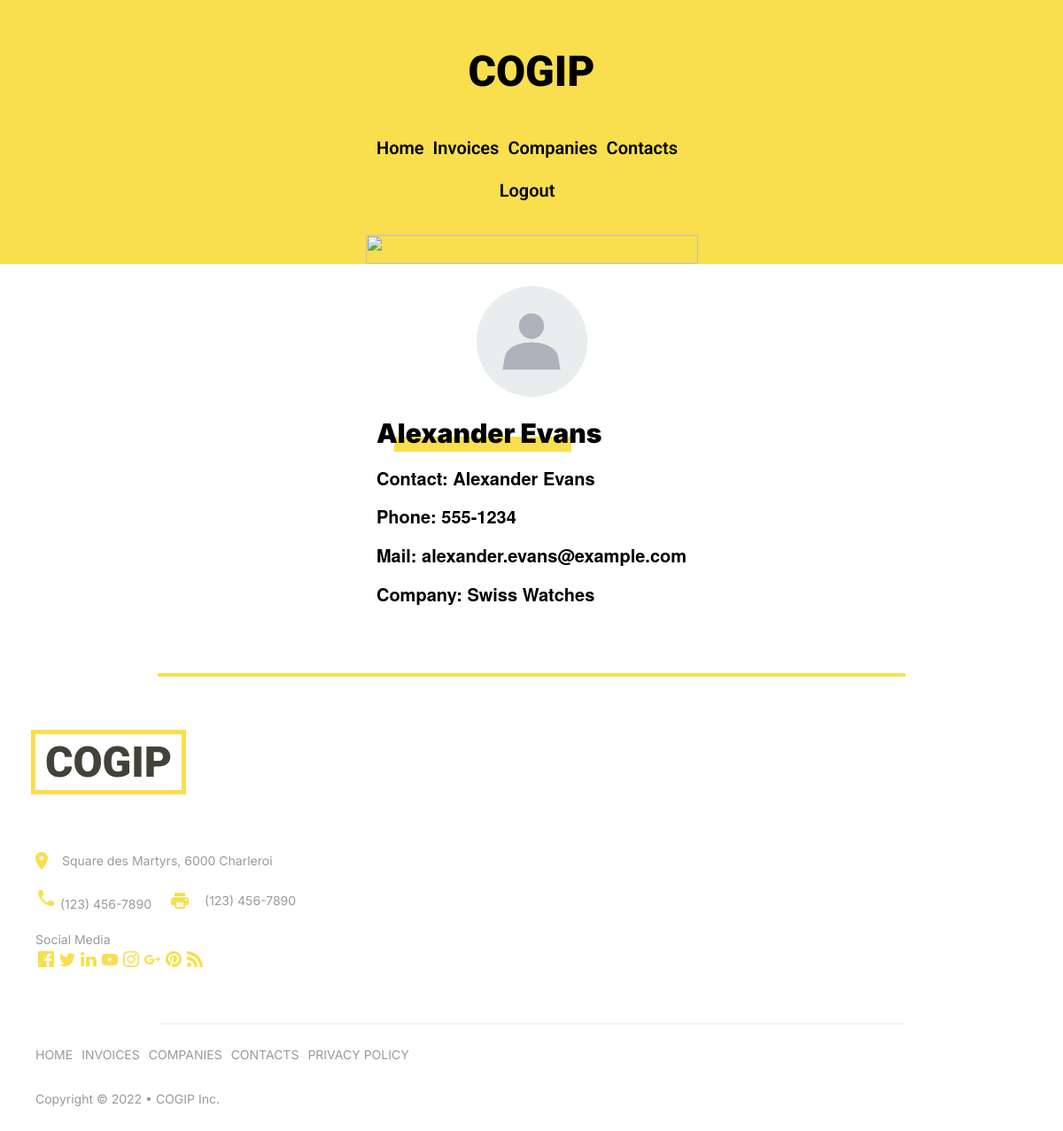
/base/contact&contactId=30 (signed in), run on the app's committed database.
### tables this page shows
CREATE TABLE `contacts` (
  `id` int(11) NOT NULL,
  `name` varchar(50) NOT NULL,
  `company_id` int(11) NOT NULL,
  `email` varchar(50) NOT NULL,
  `phone` varchar(50) NOT NULL,
  `created_at` datetime NOT NULL,
  `updated_at` datetime NOT NULL
);

CREATE TABLE `companies` (
  `id` int(11) NOT NULL,
  `name` varchar(50) NOT NULL,
  `type_id` int(11) NOT NULL,
  `country` varchar(50) NOT NULL,
  `tva` varchar(50) NOT NULL,
  `created_at` datetime NOT NULL,
  `updated_at` datetime NOT NULL
);

### base/app/Models/contact.php (called while the page is built, shortened)
<?php
class Contact
{
    public function __construct(int $id, string $name, string $company, string $email, string $phone, string $creation_date, string $update_date)
    {
        $this->name = $name;
        $this->company = $company;
        $this->email = $email;
        $this->phone = $phone;
    }
}

### base/app/Views/show_contact.php (the view, shortened to what this page needs)
<?php
include "header.php";
?>
<main>
    <section class="container__contact">
        <div class="container__contact__info">
            <div class="container__contact__info__name">
                <h5><?php echo $contact->name; ?></h5>
                <div class="container__contact__info__name__yellow"></div>
            </div>
            <p>Contact: <?php echo $contact->name; ?></p>
            <p>Phone: <?php echo $contact->phone; ?></p>
            <p>Mail: <?php echo $contact->email; ?></p>
            <p>Company: <?php echo $contact->company; ?></p>
        </div>
        <div class="container__contact__photo">
            <img src="/cogip/base/public/assets/img/img-contact.jpg" alt="photo du contact">
        </div>
    </section>
</main>
<?php
include "footer.php";
?>

### base/public/assets/css/main.css (style rules this page uses)
html, body, div, span, applet, object, iframe, h1, h2, h3, h4, h5, h6, p, blockquote, pre, a, abbr, acronym, address, big, cite, code, del, dfn, em, img, ins, kbd, q, s, samp, small, strike, strong, sub, sup, tt, var, b, u, i, center, dl, dt, dd, ol, ul, li, fieldset, form, label, legend, table, caption, tbody, tfoot, thead, tr, th, td, article, aside, canvas, details, embed, figure, figcaption, footer, header, hgroup, menu, nav, output, ruby, section, summary, time, mark, audio, video { margin: 0; padding: 0; border: 0; font-size: 100%; font: inherit; vertical-align: baseline; }
article, aside, details, figcaption, figure, footer, header, hgroup, menu, nav, section { display: block; }
body { line-height: 1; }
body { font-family: "Roboto", serif; }
body main { display: flex; flex-direction: column; justify-content: center; align-items: center; }
body .container__contact { display: flex; flex-direction: column-reverse; }
body .container__contact__info__name { position: relative; }
body .container__contact__info__name h5 { color: black; font-size: 30px; font-weight: 900; z-index: 1; margin-bottom: 20px; font-family: "Inter", sans-serif; }
body .container__contact__info__name__yellow { width: 200px; height: 17px; background-color: #f9de4e; position: absolute; top: 20px; left: 20px; z-index: -1; }
body .container__contact__info p { color: black; margin-bottom: 15px; font-size: 20px; font-weight: 900; }
body .container__contact__photo { height: 125px; width: 125px; border-radius: 50%; margin-bottom: 15px; align-self: center; }
body .container__contact__photo img { height: 100%; width: 100%; -o-object-fit: cover; object-fit: cover; border-radius: 50%; }

### data on the page
contacts: name "Alexander Evans", phone "555-1234", email "alexander.evans@example.com"
companies: name "Swiss Watches"
